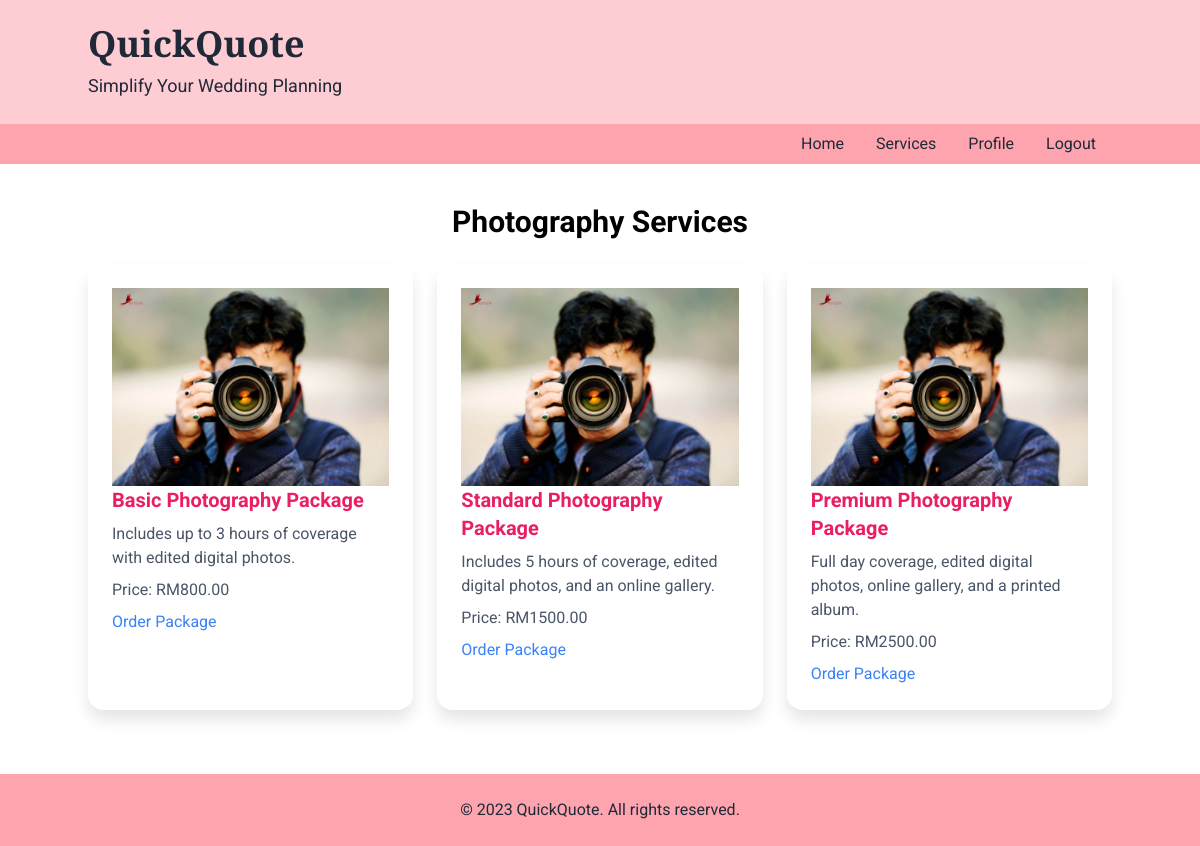
/QuickQoute/photographservice.php, run on the app's committed database.
### tables this page shows
CREATE TABLE `packages` (
  `package_id` int(11) NOT NULL,
  `service_id` int(11) DEFAULT NULL,
  `package_name` varchar(100) NOT NULL,
  `description` text DEFAULT NULL,
  `price` decimal(10,2) NOT NULL,
  `image_url` varchar(255) DEFAULT NULL,
  `created_at` timestamp NOT NULL DEFAULT current_timestamp()
);

### QuickQoute/photographservice.php (the view, shortened to what this page needs)
<html>
<head>
    <script src="https://cdn.tailwindcss.com"></script>
    <link href="https://cdnjs.cloudflare.com/ajax/libs/font-awesome/5.15.3/css/all.min.css" rel="stylesheet"/>
</head>
<body>
    <header class="bg-rose-200 text-gray-800 py-6">
        <div class="container mx-auto text-left">
            <h1 class="text-4xl font-bold" style="font-family: 'Playfair Display', serif;">QuickQuote</h1>
            <p class="text-lg mt-2">Simplify Your Wedding Planning</p>
        </div>
    </header>
    <nav class="bg-rose-300">
   <div class="container mx-auto flex justify-end">
    <a class="text-gray-800 px-4 py-2 hover:bg-rose-400" href="dashboard.php">
     Home
    </a>
    <a class="text-gray-800 px-4 py-2 hover:bg-rose-400" href="service.php">
     Services
    </a>
    <a class="text-gray-800 px-4 py-2 hover:bg-rose-400" href="customerprofile.php">
     Profile
    </a>
    <a class="text-gray-800 px-4 py-2 hover:bg-rose-400" href="index.php">
     Logout
    </a>
   </div>
  </nav>
    <main class="container mx-auto py-10">
        <h2 class="text-3xl font-bold mb-6 text-center">Photography Services</h2>
        <div class="grid grid-cols-1 md:grid-cols-2 lg:grid-cols-3 gap-6">
            <?php
            include 'db.php';
            $photography_service_id = 2;
            $query = "SELECT * FROM packages WHERE service_id = ?";
            $stmt = $conn->prepare($query);
            $stmt->bind_param("i", $photography_service_id);
            $stmt->execute();
            $result = $stmt->get_result();
            while ($package = $result->fetch_assoc()) {
                echo '<div class="service-card fade-in">';
                if (!empty($package['image_url'])) {
                    echo '<img src="' . htmlspecialchars($package['image_url']) . '" alt="Image of ' . htmlspecialchars($package['package_name']) . '">';
                }
                echo '<h3 class="text-xl font-bold mb-2">' . htmlspecialchars($package['package_name']) . '</h3>';
                echo '<p class="text-gray-700 mb-2">' . htmlspecialchars($package['description']) . '</p>';
                echo '<p class="text-gray-700 mb-2">Price: RM' . htmlspecialchars($package['price']) . '</p>';
                echo '<a class="text-blue-600 hover:underline" href="orderdetails.php?package_id=' . htmlspecialchars($package['package_id']) . '">Order Package</a>';
                echo '</div>';
            }
            ?>
        </div>
    </main>
    <footer class="bg-rose-300 text-gray-800 py-6 mt-auto">
        <div class="container mx-auto text-center">
            <p>© 2023 QuickQuote. All rights reserved.</p>
        </div>
    </footer>
</body>
</html>

### QuickQoute/photographservice.php (style rules this page uses)
body { font-family: 'Roboto', sans-serif; display: flex; flex-direction: column; min-height: 100vh; background-image: url('https://storage.googleapis.com/a1aa/image/wedding-background.jpg'); background-size: cover; background-attachment: fixed; }
.fade-in { animation: fadeIn 1s ease-in-out; }
.service-card { background: rgba(255, 255, 255, 0.9); padding: 1.5rem; border-radius: 1rem; box-shadow: 0 10px 15px rgba(0, 0, 0, 0.1); margin-bottom: 1.5rem; transition: transform 0.3s ease, box-shadow 0.3s ease; }
.service-card h3 { color: #e91e63; }
.service-card p { color: #4A5568; }
.service-card a { color: #3b82f6; }

### data on the page
packages: image_url (picture), package_name "Basic Photography Package", description "Includes up to 3 hours of coverage with edited digital photos.", price "800.00"
packages: image_url (picture), package_name "Standard Photography Package", description "Includes 5 hours of coverage, edited digital photos, and an online gallery.", price "1500.00"
packages: image_url (picture), package_name "Premium Photography Package", description "Full day coverage, edited digital photos, online gallery, and a printed album.", price "2500.00"
